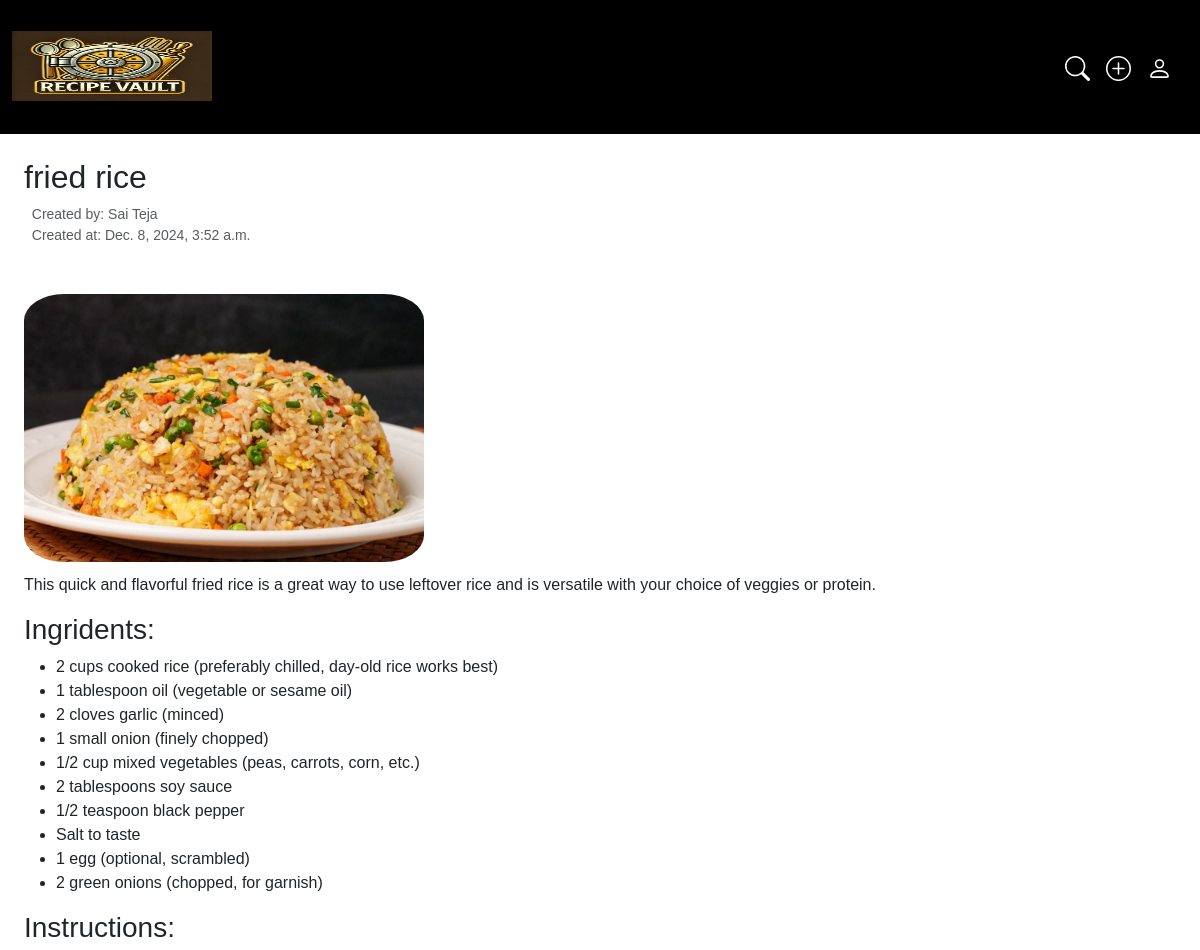
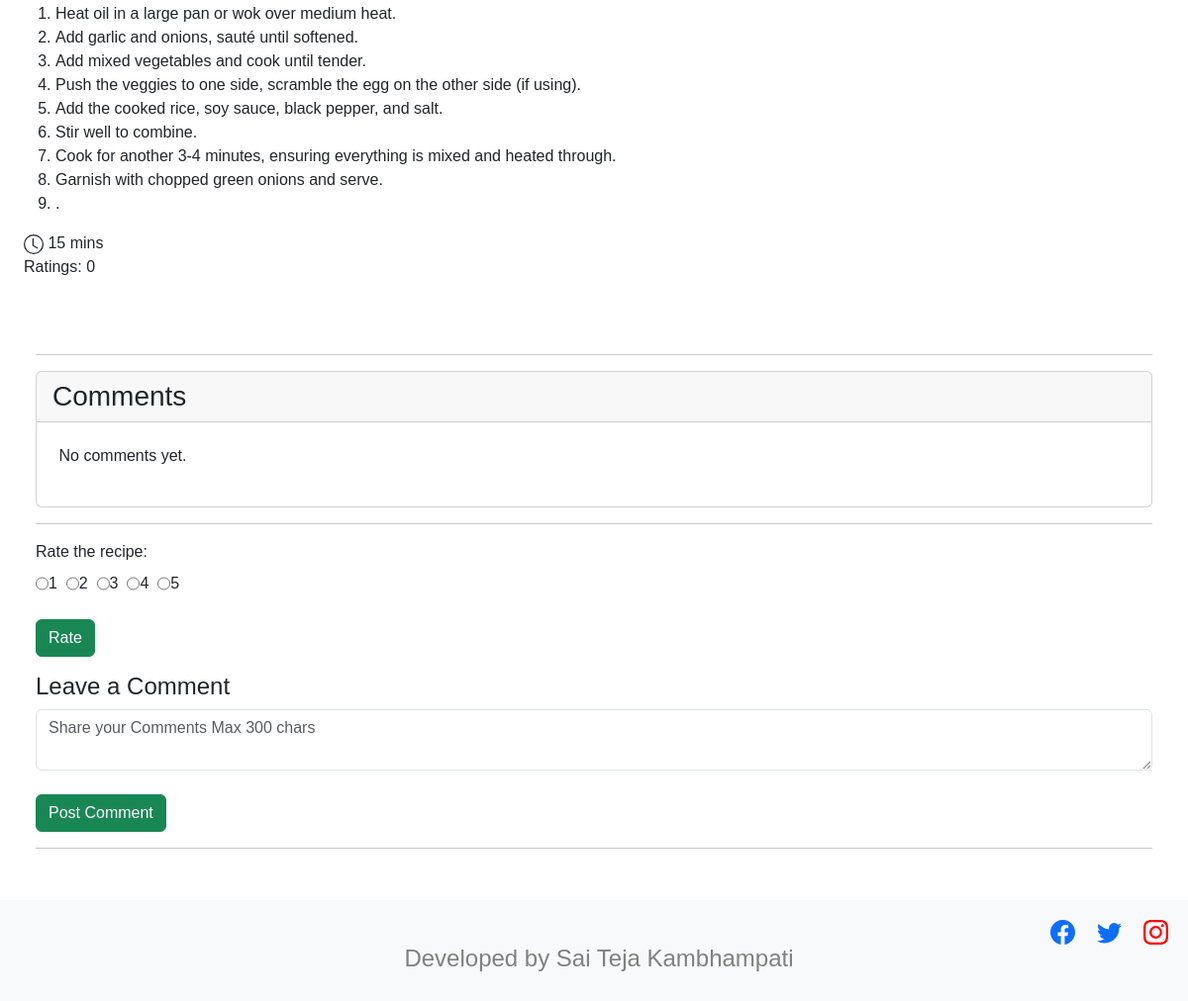
The page /recipe_detail/7/ on the database its author committed (2 pictures, top to bottom).
### myrecpies/models.py (models this page shows)
class Recipe(models.Model):
    user = models.ForeignKey(User,on_delete=models.CASCADE)
    recipe_name = models.CharField(max_length=100)
    recipe_ingridents = models.CharField(max_length=100)
    recipe_description = models.TextField()
    instructions = models.TextField(default=None)
    cooking_time = models.TextField(default=None)
    created_at = models.DateTimeField(auto_now_add=True)
    recipe_image = models.ImageField(upload_to="recepie")
    def average_rating(self):
        total_ratings = Rating.objects.filter(recipe_name=self).count()
        if total_ratings > 0:
            total_score = Rating.objects.filter(recipe_name=self).aggregate(models.Sum('score'))['score__sum']
            average_score = total_score / total_ratings
            return round(average_score, 2)
        return 0

### myrecpies/views.py (the view, shortened to what this page needs)
# urls.py: path('recipe_detail/<id>/',recipe_detail,name = 'recipe_detail'),
def recipe_detail(request,id):
    queryset = Recipe.objects.get(id=id)
    ingredients = queryset.recipe_ingridents.split('\n')
    instructions = queryset.instructions.split('.')
    comments = Comment.objects.filter(recipe_name=queryset).order_by('-created_at')
    average_rating = Rating.objects.filter(recipe_name=queryset).aggregate(Avg('score'))['score__avg']
    context = {'recipes': queryset,
               'ingredients':ingredients,
               'instructions':instructions,
               'average_rating':average_rating,
               'comments': comments}
    return render(request,"recipedetail.html",context)

### myrecpies/templates/recipedetail.html (shortened to what this page needs)
{% extends "base.html" %}
{% block start %}
    <div style="padding: 2%;">
    <h2 >{{recipes.recipe_name}}</h2>
    <div id="passwordHelpBlock" class="form-text">
      &nbsp;&nbsp;Created by: {{recipes.user.first_name}}<br>
      &nbsp;&nbsp;Created at: {{recipes.created_at}}
    </div>
  </div>
    <div style="padding: 2%; text-align: justify;">
    <img src="/media/{{recipes.recipe_image}}" class="card-text" alt="Image" width="400px" height="400px" style=" border-radius: 10%;max-width: 100%;height: auto;">
    <p style="padding-top : 1%;text-align: justify;">
      {{recipes.recipe_description}}
    </p>
    <p>
      <h3 >Ingridents:</h3>
      <ul>
        {% for ingredient in ingredients %}
          <li>{{ ingredient }}</li>
        {% endfor %}
      </ul>
    </p>
    <p >
      <h3>Instructions:</h3>
      <ol>
        {% for instruction in instructions %}
          <li>{{ instruction }}.</li>
        {% endfor %}
      </ol>
    </p>
    <svg xmlns="http://www.w3.org/2000/svg" width="20" height="20" fill="currentColor" class="bi bi-clock" viewBox="0 0 16 16">
      <path d="M8 3.5a.5.5 0 0 0-1 0V9a.5.5 0 0 0 .252.434l3.5 2a.5.5 0 0 0 .496-.868L8 8.71V3.5z"/>
      <path d="M8 16A8 8 0 1 0 8 0a8 8 0 0 0 0 16zm7-8A7 7 0 1 1 1 8a7 7 0 0 1 14 0z"/>
    </svg> {{recipes.cooking_time}}
    <br>
    Ratings: {{recipes.average_rating}}
  </div>
  <div style="padding: 3%;">
    <hr>
  <div class="card">
    <h3 class="card-header">Comments</h3>
    {% for comment in comments %}
    <div class="card-body">
          <h6 class="card-title">{{ comment.content }}</h6>
          <div class="text-muted">
            Posted by {{ comment.user.username }} on {{ comment.created_at }}
          </div>
            <p class="comment-info"></p>
    </div>
    {% empty %}
        <p style="padding: 2%;">No comments yet.</p>
    {% endfor %}
  </div>
<hr>
        {% if request.user != recipes.user %}
        <div class="rating-form">
          <form method="POST" enctype="multipart/form-data">
            <div class="mb-3">
                <label for="rating" class="form-label">Rate the recipe:</label><br>
                <div style="display: flex;flex-direction: row;margin-right: 10px;">
                <input type="radio" id="rating1" name="score" value="1"  required>
                <label for="rating1">1</label>&nbsp;&nbsp;
                <input type="radio" id="rating2" name="score" value="2"  required>
                <label for="rating2">2</label>&nbsp;&nbsp;
                <input type="radio" id="rating3" name="score" value="3"  required>
                <label for="rating3">3</label>&nbsp;&nbsp;
                <input type="radio" id="rating4" name="score" value="4"  required>
                <label for="rating4">4</label>&nbsp;&nbsp;
                <input type="radio" id="rating5" name="score" value="5"  required>
                <label for="rating5">5</label>&nbsp;&nbsp;
                </div>
                <br>
                <div class="mb-3">
                  <button type="submit" class="btn btn-success">Rate</button>
                  </div>
            </div>
          </form>
        </div>
        {% endif %}
        <div class="comment-form">
          <h4>Leave a Comment</h4>
          <form method="POST" anctype="multipart/form-data">
            <textarea class="form-control" name = "content" placeholder="Share your Comments Max 300 chars" maxlength="300" minlength="2"></textarea>
            <br>
            <div class="mb-3 col-6 ">
              <button type="submit" class="btn btn-success">Post Comment</button>
              </div>
          </form>
          <hr>
      </div>
    </div>
{% endblock %}

### rows shown on the page
Recipe: recipe_name "fried rice", user.first_name "Sai Teja", created_at "Dec. 8, 2024, 3:52 a.m.", recipe_image (picture), recipe_description "This quick and flavorful fried rice is a great way to use leftover rice and is versatile with your choice of veggies or protein.", cooking_time "15 mins", average_rating "0"

### other values the page prints
{{ ingredient }} "2 cups cooked rice (preferably chilled, day-old rice works best)" "1 tablespoon oil (vegetable or sesame oil)" "2 cloves garlic (minced)" "1 small onion (finely chopped)" "1/2 cup mixed vegetables (peas, carrots, corn, etc.)" "2 tablespoons soy sauce" "1/2 teaspoon black pepper" "Salt to taste" "1 egg (optional, scrambled)" "2 green onions (chopped, for garnish)"
{{ instruction }} "Heat oil in a large pan or wok over medium heat" "Add garlic and onions, sauté until softened" "Add mixed vegetables and cook until tender" "Push the veggies to one side, scramble the egg on the other side (if using)" "Add the cooked rice, soy sauce, black pepper, and salt" "Stir well to combine" "Cook for another 3-4 minutes, ensuring everything is mixed and heated through" "Garnish with chopped green onions and serve"
